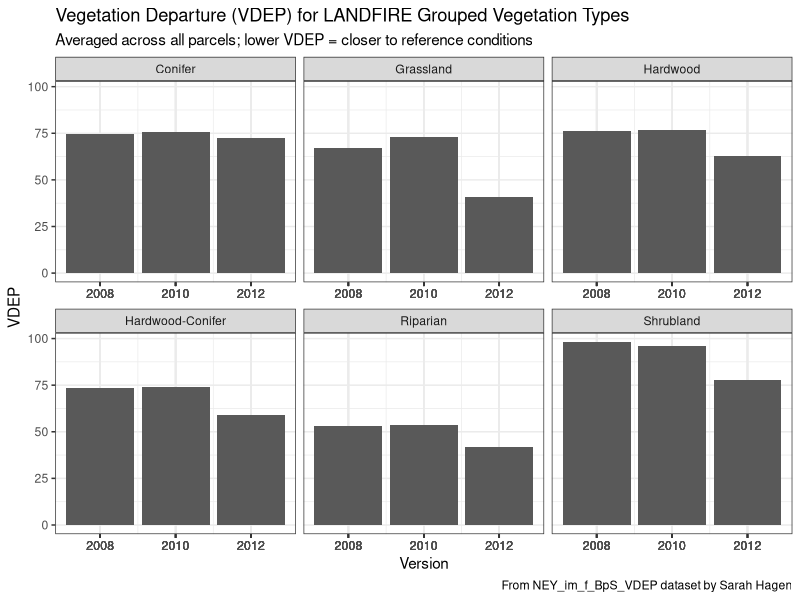

This chart was generated by the following R code:
## ---- chunk 1
library(readr)
library(ggplot2)
library(tidyverse)
## ---- chunk 2

groupVegVDEP <- read_csv("data/groupVegVDEP.csv")


head(groupVegVDEP)
tail(groupVegVDEP)
str(groupVegVDEP)
## ---- chunk 3

groupVegVDEPchart <- groupVegVDEP %>%
  ggplot(aes(x= Version, y = VDEP)) +
  facet_wrap(~GroupVeg, scales = "free_x") +
    scale_x_continuous(breaks = groupVegVDEP$Version, labels=groupVegVDEP$Version) +
    geom_bar(stat = "identity") +
    labs(x = "Version",
         y = "VDEP",
          title = "Vegetation Departure (VDEP) for LANDFIRE Grouped Vegetation Types",
          subtitle = "Averaged across all parcels; lower VDEP = closer to reference conditions",
          caption = "From NEY_im_f_BpS_VDEP dataset by Sarah Hagen") +
    theme(plot.caption = element_text(hjust = 0, face= "italic"), 
        plot.title.position = "plot", 
        plot.caption.position =  "plot") +
      theme_bw()

groupVegVDEPchart
